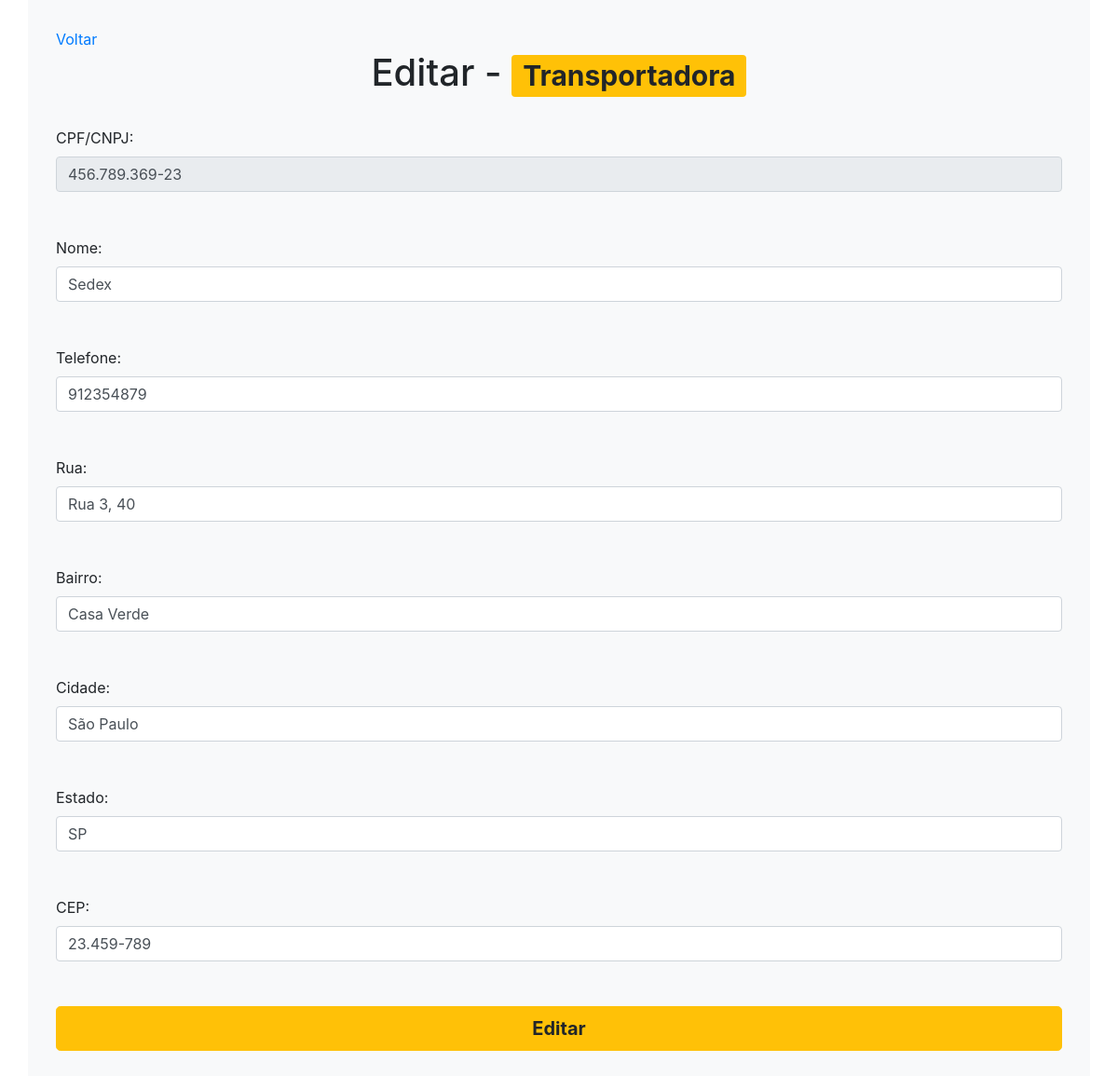
/ProjetoPHP/Administrador/Transportadoras/editar.php?cpf_cnpj_transp=456.789.369-23, run on the app's committed database.
### tables this page shows
CREATE TABLE `transportadora` (
  `cpf_cnpj_transp` varchar(18) NOT NULL,
  `nome_tras` varchar(50) DEFAULT NULL,
  `endereco_trans` varchar(50) DEFAULT NULL,
  `numero_trans` varchar(10) DEFAULT NULL,
  `bairro_trans` varchar(50) DEFAULT NULL,
  `cidade_trans` varchar(50) DEFAULT NULL,
  `estado_trans` varchar(2) DEFAULT NULL,
  `cep_trans` varchar(10) DEFAULT NULL
);

### ProjetoPHP/Administrador/Transportadoras/editar.php (the view, shortened to what this page needs)
<?php
    if(!isset($_REQUEST["cpf_cnpj_transp"])){
        header("Location:listar.php");
    } else {
        $conexao = conectar();
        $sql = "select * from transportadora where cpf_cnpj_transp = :valCPF";
        $comandoPreparado = $conexao -> prepare($sql);
        $comandoPreparado -> bindParam(":valCPF", $_REQUEST["cpf_cnpj_transp"]);
        $comandoPreparado -> execute();
        $resultado = $comandoPreparado -> fetch();
    }
?>
<!DOCTYPE html>
<html>
    <head>
        <link rel="stylesheet" href="https://stackpath.bootstrapcdn.com/bootstrap/4.5.0/css/bootstrap.min.css">
        <link rel="stylesheet" href="../../Css/style.css">
    </head>
    <body>
        <div class="container bg-light">
            <a href="listar.php">Voltar</a>
            <h1>Editar - <span class="badge badge-warning">Transportadora</span></h1> <br>
            <form action="salvarEdicao.php" method="POST">
                <div>
                    <label>CPF/CNPJ: </label>
                    <input type="text" name="txtCPF" readonly="readonly" value="<?php echo $resultado["cpf_cnpj_transp"] ?>" class="form-control"/> <br> <br>
                    <label>Nome: </label>
                    <input type="text" name="txtNome" value="<?php echo $resultado["nome_tras"] ?>" class="form-control" required/> <br> <br>
                    <label>Telefone: </label>
                    <input type="tel" name="txtNum" value="<?php echo $resultado["numero_trans"] ?>" class="form-control" required/> <br> <br>
                    <label>Rua: </label>
                    <input type="text" name="txtEnd" value="<?php echo $resultado["endereco_trans"] ?>" class="form-control" required/> <br> <br>
                    <label>Bairro: </label>
                    <input type="text" name="txtBairro" value="<?php echo $resultado["bairro_trans"] ?>" class="form-control" required/> <br> <br>
                    <label>Cidade: </label>
                    <input type="text" name="txtCidade" value="<?php echo $resultado["cidade_trans"] ?>" class="form-control" required/> <br> <br>
                    <label>Estado: </label>
                    <input type="text" name="txtEstado" value="<?php echo $resultado["estado_trans"] ?>" class="form-control" required/> <br> <br>
                    <label>CEP: </label>
                    <input type="text" name="txtCEP" value="<?php echo $resultado["cep_trans"] ?>" class="form-control" required/> <br> <br>
                    <button type="submit" class="btn btn-warning btn-lg btn-block"><b>Editar</b></button>
                </div>
            </form>
    </body>
</html>

### ProjetoPHP/Css/style.css (style rules this page uses)
.container { padding: 2.5%; }
h1, tr, h3 { text-align: center; }

### data on the page
transportadora: txtCPF "456.789.369-23", txtNome "Sedex", txtNum "912354879", txtEnd "Rua 3, 40", txtBairro "Casa Verde", txtCidade "São Paulo", txtEstado "SP", txtCEP "23.459-789"
